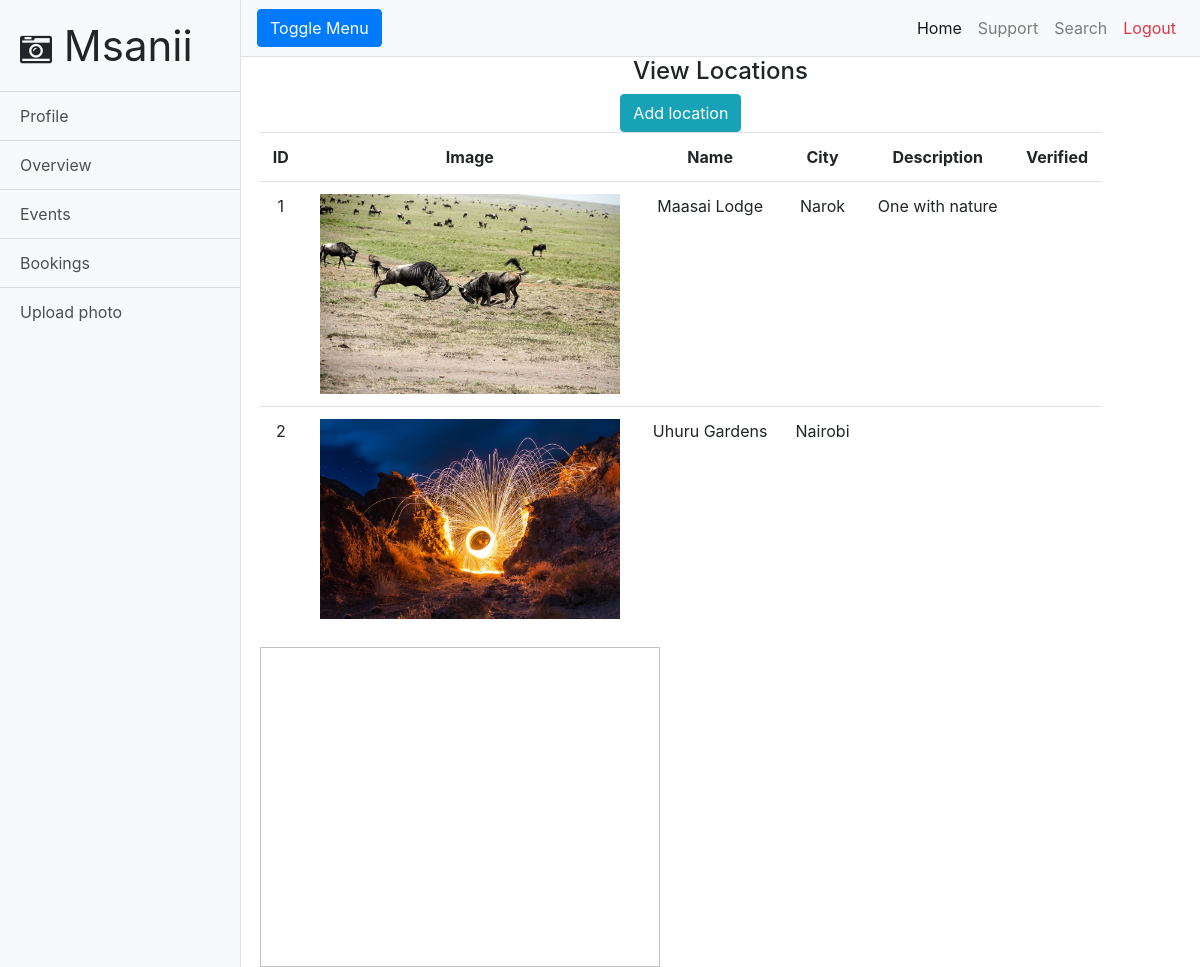
/viewLocations.php (signed in), run on an earlier commit of the app's database.
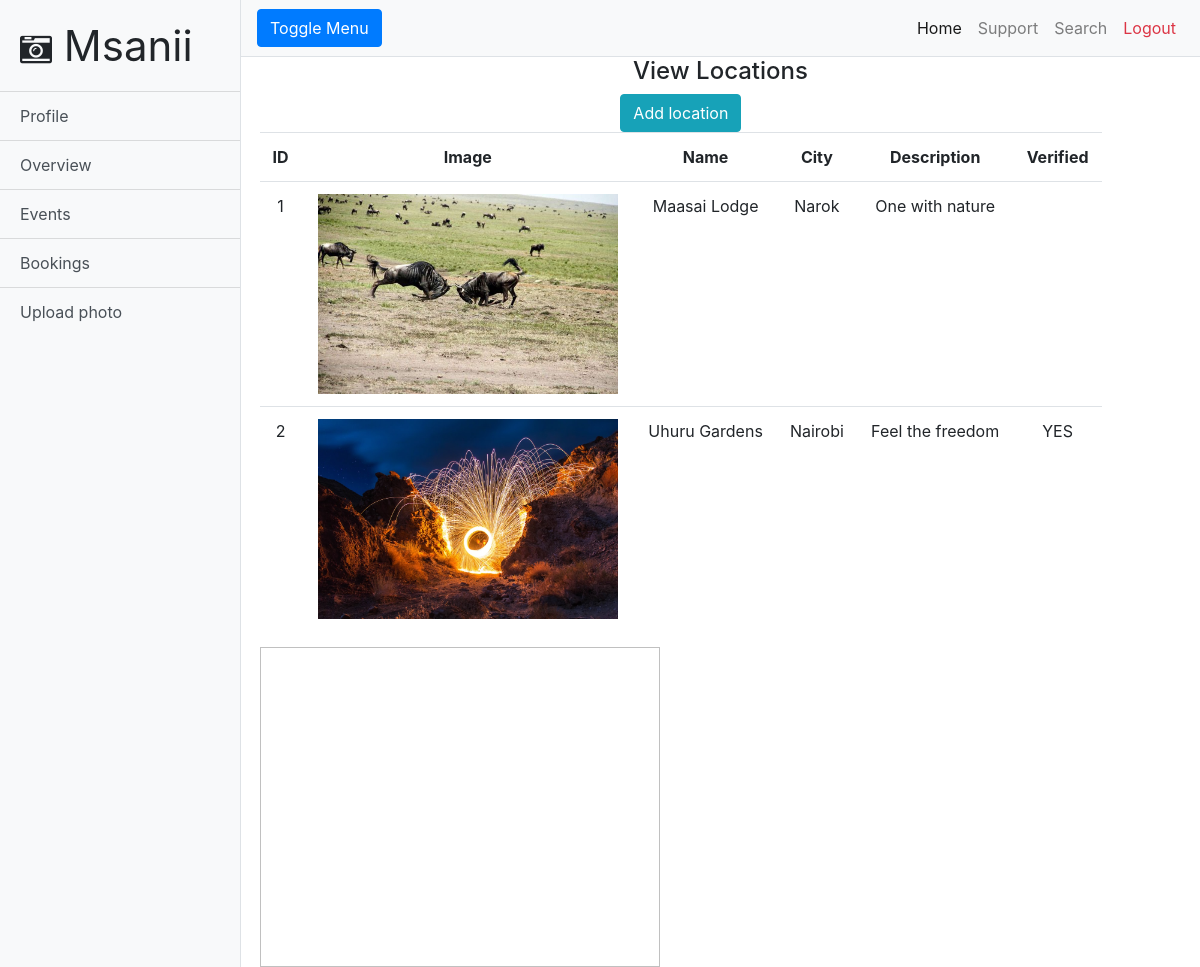
And on a later commit of the database.
### tables this page shows
CREATE TABLE `location` (
  `location_id` int(11) NOT NULL,
  `location_name` text NOT NULL,
  `city` text NOT NULL,
  `description` text NOT NULL,
  `image_name` text NOT NULL,
  `verified` text NOT NULL,
  `owner_id` int(11) DEFAULT NULL
);

### viewLocations.php (the view, shortened to what this page needs)
<!DOCTYPE html>
<html lang="en">
<head>
  <link href="vendor/bootstrap/css/bootstrap.min.css" rel="stylesheet">
  <link href="css/simple-sidebar.css" rel="stylesheet">
  <link rel="stylesheet" href="https://cdnjs.cloudflare.com/ajax/libs/font-awesome/4.7.0/css/font-awesome.min.css">
</head>
<body>
  <div class="d-flex" id="wrapper">
    <div class="bg-light border-right" id="sidebar-wrapper">
      <div class="sidebar-heading" style="font-size: 42px">
        <i class="fa fa-camera-retro" style="font-size: 32px"></i>&nbsp;Msanii
      </div>
      <div class="list-group list-group-flush">
        <a href="profile.php" class="list-group-item list-group-item-action bg-light">Profile</a>
        <a href="admin/dashboard.php" class="list-group-item list-group-item-action bg-light">Overview</a>
        <a href="events.php" class="list-group-item list-group-item-action bg-light">Events</a>
        <a href="booking.php" class="list-group-item list-group-item-action bg-light">Bookings</a>
        <a href="uploadPhoto.php" class="list-group-item list-group-item-action bg-light">Upload photo</a>
      </div>
    </div>
    <div id="page-content-wrapper">
      <nav class="navbar navbar-expand-lg navbar-light bg-light border-bottom">
        <button class="btn btn-primary" id="menu-toggle">Toggle Menu</button>
        <div class="collapse navbar-collapse" id="navbarSupportedContent">
          <ul class="navbar-nav ml-auto mt-2 mt-lg-0">
            <li class="nav-item active">
              <a class="nav-link" href="profile.php">Home<span class="sr-only">(current)</span></a>
            </li>
            <li class="nav-item">
              <a class="nav-link" href="#">Support</a>
            </li>
            <li class="nav-item">
              <a class="nav-link" href="search.php">Search</a>
            </li>
            <li class="nav-item">
              <a class="nav-link text-danger" href="logout.php">Logout</a>
            </li>
          </ul>
        </div>
      </nav>
      <div class="container-fluid" style="text-align: center">
        <h4 style="text-align: center;">View Locations</h4>
        <div class="row">
        <div class="col-md-11">
          <a href="addLocation.php" class="btn btn-info">Add location</a>
          <?php
            require 'connect.php';
            $username = $_SESSION["username"];
            $sql = "SELECT owner_id FROM owner WHERE (username = '$username')";
            $result = $conn -> query($sql);
            if ($result -> num_rows > 0) {
              while ($row = $result -> fetch_assoc()) {
                $owner_id = $row["owner_id"];
              }
            };
            $sql = "SELECT * FROM location WHERE (owner_id = '$owner_id')";
            $result = $conn -> query($sql);
            if ($result -> num_rows > 0) {
              echo "<table class=\"table\">";
              echo "<tr>";
              echo "<th>ID</th>";
              echo "<th>Image</th>";
              echo "<th>Name</th>";
              echo "<th>City</th>";
              echo "<th>Description</th>";
              echo "<th>Verified</th>";
              echo "</tr>";
              $n = 1;
              while ($row = $result -> fetch_assoc()) {
                echo "<tr>";
                echo "<td>".$n."</td>";
                echo "<td><img width=\"300px\" height=\"200px\" src=\"locationImages/".$row["image_name"]."\"></td>";
                echo "<td>".$row["location_name"]."</td>";
                echo "<td>".$row["city"]."</td>";
                echo "<td>".$row["description"]."</td>";
                echo "<td>".$row["verified"]."</td>";
                echo "</tr>";
                $n = $n+1;
              }
              echo "</table>";
            }
           ?>
        </div>
        <div class="col-md-4">
          <img id="outputImage" width="400px" height="320px">
        </div>
      </div>
      </div>
    </div>
  </div>
</body>
</html>

What changed in the data, as far as the page shows it:
changed location "Uhuru Gardens": description (not shown) → "Feel the freedom"; verified (not shown) → "YES"
